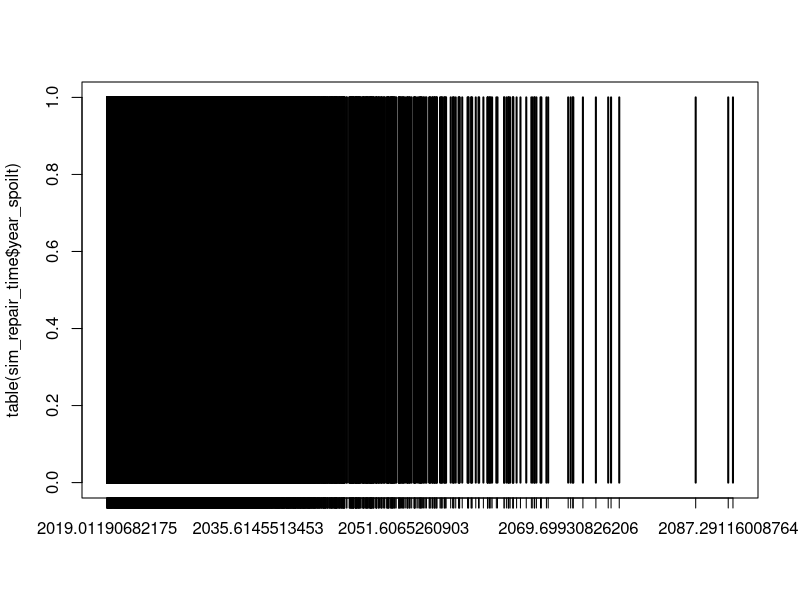
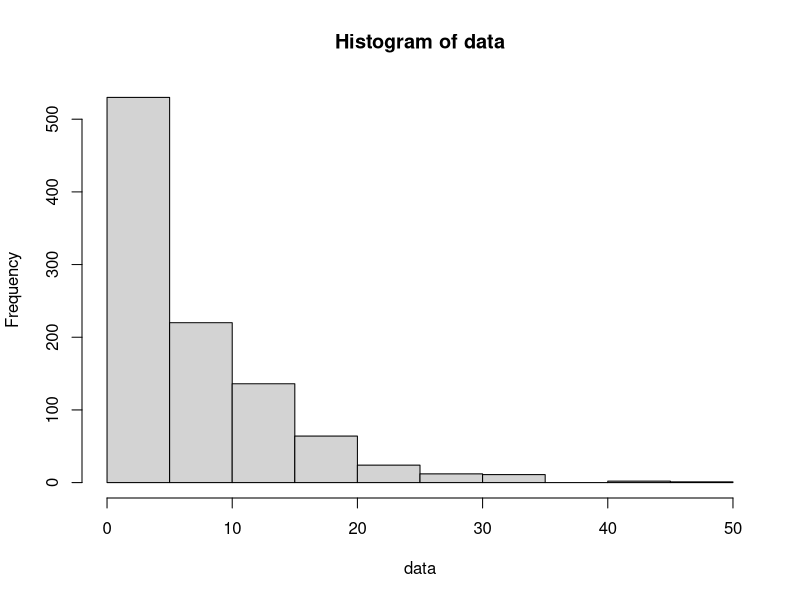

These charts were generated, in order, by the following R code:
## ---- chunk 1
knitr::opts_chunk$set(echo = TRUE)
## ---- chunk 2
set.seed(1) 
library(tidyr)

sim_repair_time = mapply(rexp, rep(1000, 7), rep(1/7, 7))
sim_repair_time = data.frame(sim_repair_time)
names(sim_repair_time) = paste0("Y", 2019:2025)
sim_repair_time$comp_index = 1:nrow(sim_repair_time)

sim_repair_time = sim_repair_time %>% gather(key = year, 
                                     value = spoilt_years_later, 
                                    -comp_index)
sim_repair_time$year = gsub("Y", "", sim_repair_time$year)
#sim_repair_time$spoilt_years_later = round(sim_repair_time$spoilt_years_later, 0)
sim_repair_time$year_spoilt = sim_repair_time$spoilt_years_later + as.numeric(sim_repair_time$year)

table(sim_repair_time$year_spoilt)
plot(table(sim_repair_time$year_spoilt))

#Tabulate number of 

## ---- chunk 3
data = rexp(1000, 1/7)
hist(data)
mean(data)
